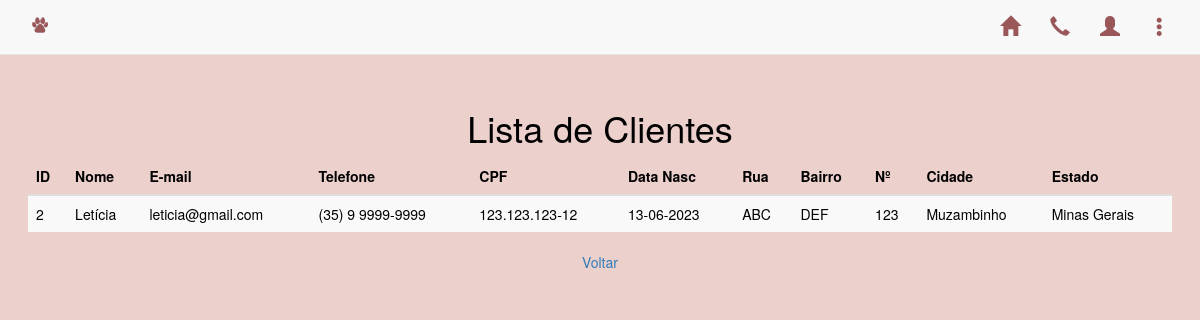
The app's page /cliente.php with its own data.
### tables this page shows
CREATE TABLE `clientes` (
  `ID_cliente` int(11) NOT NULL,
  `nome` varchar(45) NOT NULL,
  `email` varchar(45) NOT NULL,
  `telefone` varchar(20) NOT NULL,
  `cpf` varchar(14) NOT NULL,
  `data_nasc` date NOT NULL,
  `rua` varchar(45) NOT NULL,
  `bairro` varchar(45) NOT NULL,
  `num` int(11) NOT NULL,
  `cidade` varchar(45) NOT NULL,
  `estado` varchar(30) NOT NULL
);

### cliente.php (the view, shortened to what this page needs)
<!DOCTYPE html>
<html lang="pt-br">
<head>
  <link href="estilo.css" rel="stylesheet" />
  <link rel="stylesheet" href="https://maxcdn.bootstrapcdn.com/bootstrap/3.4.1/css/bootstrap.min.css">
</head>
<body>
  <nav class="navbar navbar-default navbar-fixed-top">
    <div class="container">
      <div class="navbar-header">
        <img class="navbar-brand" href="#" src="icone.png" />
      </div>
      <div class="collapse navbar-collapse" id="myNavbar">
        <ul class="nav navbar-nav navbar-right">
          <li class="link"><a href="index.html" target="_self" title="Voltar para a página inicial" class="glyphicon glyphicon-home"></a></li>
          <li class="link"><a href="contatos.php" target="_self" title="Entre em contato conosco!" class="glyphicon glyphicon-earphone"></a></li>
          <li class="dropdown"><a class="dropdown-toggle" data-toggle="dropdown" href="#"><span class="glyphicon glyphicon-user" title="Login"></span></a>
          </li>
          <li class="dropdown"><a class="dropdown-toggle" data-toggle="dropdown" href="#"><span class="glyphicon glyphicon-option-vertical" title="Menu"></span></a>
          </li>
        </ul>
      </div>
    </div>
  </nav>
  <br><br><br>
<body>
<?php
	$operacao = $_POST['operacao'];
	$conexao = mysqli_connect('localhost','root','','gerenciador_animais');
  	if($operacao=='incluir'){
  		if((!empty($_POST['nome'])) && (!empty($_POST['email'])) && (!empty($_POST['telefone'])) && (!empty($_POST['cpf'])) && (!empty($_POST['data_nasc'])) && (!empty($_POST['rua'])) && (!empty($_POST['bairro'])) && (!empty($_POST['num'])) && (!empty($_POST['cidade'])) && (!empty($_POST['estado']))){
    		$nome = $_POST['nome'];
    		$email = $_POST['email'];
        $telefone = $_POST['telefone'];
        $cpf = $_POST['cpf'];
        $data_nasc = $_POST['data_nasc'];
        $rua = $_POST['rua'];
        $bairro = $_POST['bairro'];
        $num = $_POST['num'];
        $cidade = $_POST['cidade'];
        $estado = $_POST['estado'];
    		$sql = "INSERT INTO CLIENTES VALUES('','$nome','$email','$telefone','$cpf','$data_nasc','$rua','$bairro','$num','$cidade','$estado');";
    		if(mysqli_query($conexao,$sql)){
  	  		echo '<p class="text-center">Cadastrado!</p>';
      		echo '<p class="text-center"><a href="clientes.php">Voltar</a></p>';
    		}
    		else{
      			echo '<p>Erro ao cadastrar no Banco de Dados.</p>';
      			echo '<p><a href="clientes.php">Voltar</a></p>';
    		}
  		}
  		else{
    		echo '<p class="text-center">Não efetuado.<br/>Favor preencher todos os campos.</p>';
    		echo '<p class="text-center"><a href="clientes.php">Voltar</a></p>';
 		}
	}
	else{
		$sql = "SELECT * FROM CLIENTES";
		$selecao = mysqli_query($conexao, $sql);
		$quantidadeSelecionada = mysqli_num_rows($selecao);
		echo '<h1 class="text-center">Lista de Clientes</h1>';
		echo '<table class="table table-striped">';
        echo "<thead><tr><th>ID</th><th>Nome</th><th>E-mail</th><th>Telefone</th><th>CPF</th><th>Data Nasc</th><th>Rua</th><th>Bairro</th><th>Nº</th><th>Cidade</th><th>Estado</th></thead>";
        echo '<tbody>';
    for($i=0; $i<$quantidadeSelecionada; $i++){
			$vetor = mysqli_fetch_row($selecao);
      $novaData = inverteData($vetor[5]);
			echo "\n<tr><td>".$vetor[0]."</td>";
      echo "<td>".$vetor[1]."</td>";
      echo "<td>".$vetor[2]."</td>";
      echo "<td>".$vetor[3]."</td>";
      echo "<td>".$vetor[4]."</td>";
      echo "<td>".$novaData."</td>";
      echo "<td>".$vetor[6]."</td>";
      echo "<td>".$vetor[7]."</td>";
      echo "<td>".$vetor[8]."</td>";
      echo "<td>".$vetor[9]."</td>";
      echo "<td>".$vetor[10]."</td>";
		}
    echo '</tbody></table>';
		echo '<p class="text-center"><a href="clientes.php">Voltar</a></p>';
	}
  function inverteData($data){
    $vetorData = explode('-',$data);
    $inverteData = array_reverse($vetorData);
    $dataCorreta = implode('-',$inverteData);
    return $dataCorreta;
  }
?>
</body>
<html>

### estilo.css (style rules this page uses)
.glyphicon, .preto { color:#99575A !important; font-size: 20px; }

### cliente.php (style rules this page uses)
body { background-color: #EBD0CC; color: #000; margin:2em; }

### records on screen
clientes: ID_cliente "2", nome "Letícia", email "leticia@gmail.com", telefone "(35) 9 9999-9999", cpf "123.123.123-12", data_nasc "13-06-2023", rua "ABC", bairro "DEF", num "123", cidade "Muzambinho", estado "Minas Gerais"
